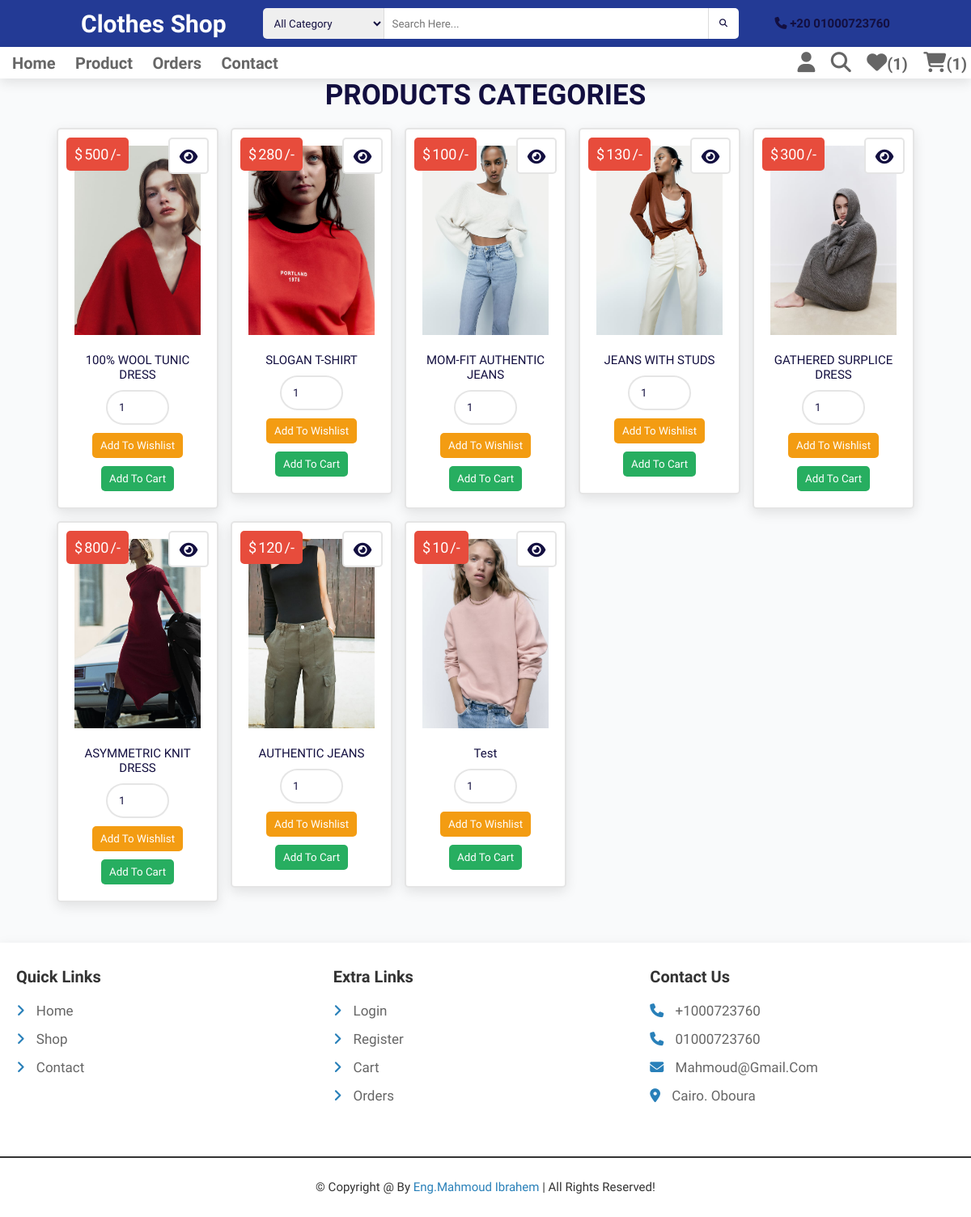
Page /category.php?category=Woman (signed in) on the committed database.
### tables this page shows
CREATE TABLE `products` (
  `id` int(100) NOT NULL,
  `name` varchar(100) NOT NULL,
  `category` varchar(20) NOT NULL,
  `size` text NOT NULL,
  `tow` varchar(250) NOT NULL,
  `details` varchar(500) NOT NULL,
  `price` int(100) NOT NULL,
  `image` varchar(100) NOT NULL
);

### category.php (the view, shortened to what this page needs)
<?php
@include 'config.php';
?>
<!DOCTYPE html>
<html lang="en">
<head>
   <link rel="stylesheet" href="https://cdnjs.cloudflare.com/ajax/libs/font-awesome/6.1.1/css/all.min.css">
   <link rel="stylesheet" href="css/style.css">
   <link rel="stylesheet" href="css/index.css">
</head>
<body>
<?php include 'header.php'; ?>
<section class="products">
   <h1 class="title">products categories</h1>
   <div class="box-container">
   <?php
      $category_name = $_GET['category'];
      $select_products = $conn->prepare("SELECT * FROM `products` WHERE category = ?");
      $select_products->execute([$category_name]);
      if($select_products->rowCount() > 0){
         while($fetch_products = $select_products->fetch(PDO::FETCH_ASSOC)){
   ?>
   <form action="" class="box" method="POST">
      <div class="price">$<span><?= $fetch_products['price']; ?></span>/-</div>
      <a href="view_page.php?pid=<?= $fetch_products['id']; ?>" class="fas fa-eye"></a>
      <img src="uploaded_img/<?= $fetch_products['image']; ?>" alt="">
      <div class="name"><?= $fetch_products['name']; ?></div>
      <input type="number" min="1" value="1" name="p_qty" class="qty">
      <input type="submit" value="add to wishlist" class="option-btn" name="add_to_wishlist">
      <input type="submit" value="add to cart" class="btn" name="add_to_cart">
   </form>
   <?php
         }
      }else{
         echo '<p class="empty">no products available!</p>';
      }
   ?>
   </div>
</section>
<?php include 'footer.php'; ?>
</body>
</html>

### header.php (shortened to what this page needs)
<div class="header1">
        <div class="menu">
            <div class="logo">
                <a href="">Clothes Shop</a>
            </div>
            <div class="search-frm flex">
                <select  name="txt-cate" id="txt-cate">
                    <option value="">All Category</option>
                </select>
                <input type="search" id="txt-search" name="txt-search" placeholder="search here...">
                <div id="btn-search">
                    <i class="fas fa-search"></i>
                </div>
            </div>
            <div class="contacts">
                <i class="fa-solid fa-phone"></i>
                <span>+20 01000723760</span>
            </div>
        </div>
    </div>
<header class="header">
   <div class="flex">
      <nav class="navbar">
         <a href="home.php">Home</a>
         <a href="new_shop.php"> Product</a>
         <a href="orders.php">Orders</a>
         <a href="contact.php">Contact</a>
      </nav>
      <div class="icons">
         <div id="user-btn" class="fas fa-user"></div>
         <a href="search_page.php" class="fas fa-search"></a>
         <?php
            $count_cart_items = $conn->prepare("SELECT * FROM `cart` WHERE user_id = ?");
            $count_cart_items->execute([$user_id]);
            $count_wishlist_items = $conn->prepare("SELECT * FROM `wishlist` WHERE user_id = ?");
            $count_wishlist_items->execute([$user_id]);
         ?>
         <a href="wishlist.php"><i class="fas fa-heart"></i><span>(<?= $count_wishlist_items->rowCount(); ?>)</span></a>
         <a href="cart.php"><i class="fas fa-shopping-cart"></i><span>(<?= $count_cart_items->rowCount(); ?>)</span></a>
      </div>
   </div>
</header>

### footer.php
<footer class="footer">
        <section class="grid">
            <div class="box">
                <h3>quick links</h3>
                <a href="index.php"> <i class="fas fa-angle-right"></i> home</a>
                <a href="shop.php"> <i class="fas fa-angle-right"></i> shop</a>
                <a href="contact.php"> <i class="fas fa-angle-right"></i> contact</a>
            </div>
            <div class="box">
                <h3>extra links</h3>
                <a href="#"> <i class="fas fa-angle-right"></i> login</a>
                <a href="#"> <i class="fas fa-angle-right"></i> register</a>
                <a href="#"> <i class="fas fa-angle-right"></i> cart</a>
                <a href="#"> <i class="fas fa-angle-right"></i> orders</a>
            </div>
            <div class="box">
                <h3>contact us</h3>
                <a href="#"><i class="fas fa-phone"></i> +1000723760</a>
                <a href="#"><i class="fas fa-phone"></i> 01000723760</a>
                <a href="#"><i class="fas fa-envelope"></i> Mahmoud@gmail.com</a>
                <a href="#"><i class="fas fa-map-marker-alt"></i> Cairo. Oboura</a>
            </div>
        </section>
        <div class="credit">&copy; copyright @ by <span>eng.Mahmoud Ibrahem</span> | all rights reserved!</div>
    </footer>

### css/style.css (style rules this page uses)
.products .box-container { display: grid; grid-template-columns: repeat(auto-fit, 20rem); gap:1.5rem; justify-content: center; align-items: flex-start; }
.products .box-container .box { padding:2rem; text-align: center; border:var(--border); background-color: var(--white); box-shadow: var(--box-shadow); border-radius: .5rem; position: relative; }
.products .box-container .box .price { position: absolute; top:1rem; left:1rem; padding:1rem; border-radius: .5rem; background-color: var(--red); font-size: 1.8rem; color:var(--white); }
.products .box-container .box .price span { color:var(--white); margin:0 .2rem; }
.products .box-container .box .fa-eye { position: absolute; top:1rem; right:1rem; border-radius: .5rem; height: 4.5rem; line-height: 4.3rem; width: 5rem; border:var(--border); color:var(--black); font-size: 2rem; background-color: var(--white); }
.products .box-container .box img { width: 100%; margin-bottom: 1rem; }
.products .box-container .box .name { font-size: 1.5rem; color:var(--black); padding:1rem 0; }
.products .box-container .box .qty { border-radius: 5rem; padding:1.2rem 1.4rem; color:var(--black); border:var(--border); width: 50%; }

### css/index.css (style rules this page uses)
:root { --blue: #233a95; --black:#130f40; --light-color:#666; --box-shadow:0 .5rem 1.5rem rgba(0,0,0,.1); --border:.2rem solid rgba(0,0,0,.1); --outline:.1rem solid rgba(0,0,0,.1); --outline-hover:.2rem solid var(--black); }
:root { --header-height: 3.5rem; --first-color: hsl(36, 72%, 48%); --first-color-alt: hsl(36, 72%, 44%); --black-color:hsl(206, 12%, 12%); --card-color: hsl(0, 0%, 90%); --title-color: hsl(206, 12%, 12%); --text-color: hsl(206, 4%, 42%); --text-color-light: hsl(206, 4%, 75%); --body-color: hsl(206, 4%, 97%); --container-color: #fff; --body-font: 'Battambang', cursive; --biggest-font-size: 2.25rem; --h1-font-size: 1.5rem; --h2-font-size: 1.25rem; --h3-font-size: 1rem; --normal-font-size: .938rem; --small-font-size: .813rem; --smaller-font-size: .75rem; --font-bold: 700; --z-tooltip: 10; --z-fixed: 100; }
body { background-color: rgb(249 250 251); position: relative; }
* { font-family: 'Battambang', cursive; margin:0; padding:0; box-sizing: border-box; outline: none; border:none; text-decoration: none; text-transform: capitalize; transition: all .3s linear; list-style-type: none; }
.flex { display: flex; align-items: center; justify-content: space-between; }
html { font-size: 62.5%; overflow-x: hidden; scroll-behavior: smooth; scroll-padding-top: 7rem; }
.header1 { width: 100%; float: left; padding: 0 10rem; background-color: var(--blue); }
.menu { display: flex; align-items: center; justify-content: space-between; position: relative; padding: 1rem 0; }
.menu .logo a { text-decoration: none; font-size: 3rem; font-weight: 700; color: #fff; }
.search-frm #txt-cate { width: 15rem; height: 38px; outline: none; border: none; border-right: 1px solid gainsboro; padding-left: 1rem; border-radius: 5px 0 0 5px; }
.search-frm #txt-search { width: 40rem; height: 38px; outline: none; border: none; padding-left: 1rem; }
.search-frm #btn-search { width: 38px; height: 38px; outline: none; border: none; border-left: 1px solid gainsboro; background-color: #fff; text-align: center; line-height: 38px; cursor: pointer; border-radius: 0 5px 5px 0; }
.contacts { font-size: 1.5rem; font-weight: 700; color: #fff; }
.footer { width: 100%; float: left; box-shadow: var(--box-shadow); margin-top: 2rem; }
.footer .grid { display: grid; grid-template-columns: repeat(auto-fit, minmax(27rem, 1fr)); gap:1.5rem; align-items: flex-start; }
.footer .grid .box h3 { font-size: 2rem; color:#333; margin-bottom: 2rem; text-transform: capitalize; }
.footer .grid .box a { text-decoration: none; display: block; margin:1.5rem 0; font-size: 1.7rem; color:#666; }
.footer .grid .box a i { padding-right: 1rem; color:#2980b9; transition: .2s linear; }
.footer .credit { text-align: center; padding: 2.5rem 2rem; border-top: .2rem solid #333; font-size: 1.5rem; color:#333; }
.footer .credit span { color:#2980b9; }
.header { width: 100%; float: left; font-size: 18px; font-weight: 600; color: #232836; text-align: center; }

### rows in the picture
products: price "500", image (picture), name "100% WOOL TUNIC DRESS"
products: price "280", image (picture), name "SLOGAN T-SHIRT"
products: price "100", image (picture), name "MOM-FIT AUTHENTIC JEANS"
products: price "130", image (picture), name "JEANS WITH STUDS"
products: price "300", image (picture), name "GATHERED SURPLICE DRESS"
products: price "800", image (picture), name "ASYMMETRIC KNIT DRESS"
products: price "120", image (picture), name "AUTHENTIC JEANS"
products: price "10", image (picture), name "Test"

### other values in the picture
$count_wishlist_items->rowCount() "1"
$count_cart_items->rowCount() "1"
